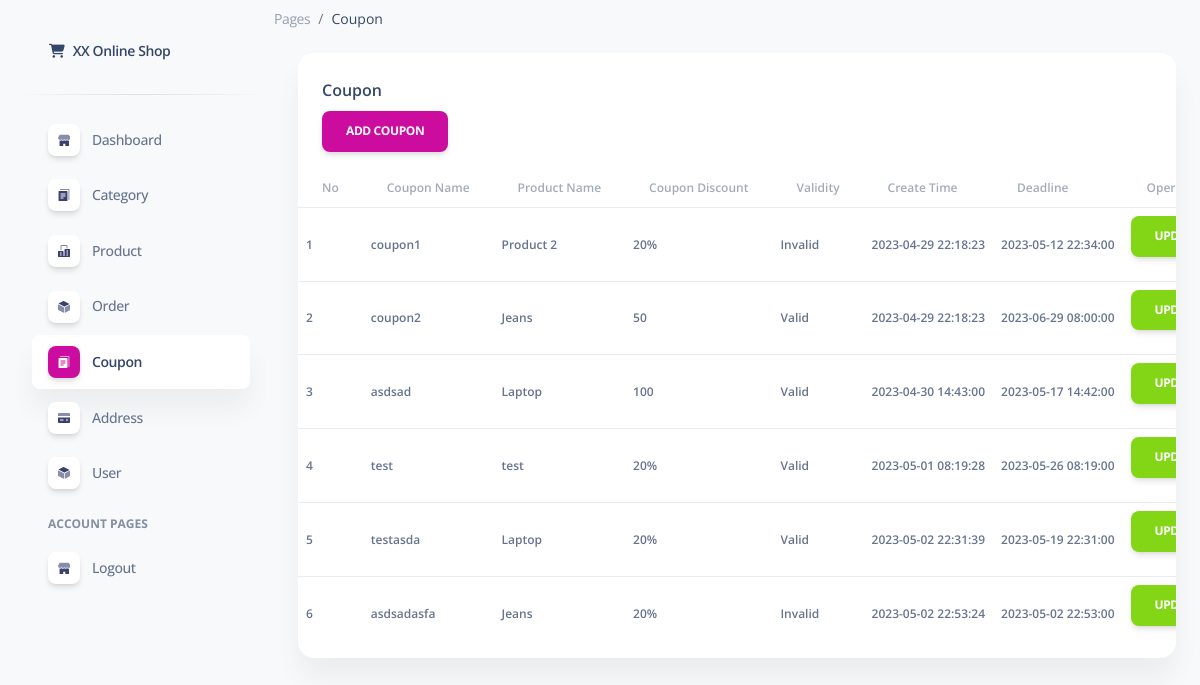
Page /pages/coupon.php (signed in) on the committed database.
### tables this page shows
CREATE TABLE `coupon` (
  `id_coupon` bigint(20) NOT NULL COMMENT '主键id',
  `product_name` varchar(255) DEFAULT NULL COMMENT 'product_name',
  `coupon_name` varchar(255) DEFAULT NULL COMMENT 'coupon_name',
  `discount` varchar(20) DEFAULT NULL COMMENT '打几折/减多少',
  `is_valid` tinyint(1) NOT NULL DEFAULT 0,
  `deadline` timestamp NULL DEFAULT current_timestamp(),
  `create_time` timestamp NULL DEFAULT current_timestamp() COMMENT '创建时间',
  `id_creator` bigint(20) NOT NULL DEFAULT 0,
  `is_delete` tinyint(1) NOT NULL DEFAULT 0 COMMENT '是否删除',
  `delete_time` timestamp NULL DEFAULT NULL COMMENT '删除时间'
);

### pages/coupon.php (the view, shortened to what this page needs)
<!DOCTYPE html>
<html lang="en">
<head>
  <link href="assets/css/nucleo-icons.css" rel="stylesheet" />
  <link href="assets/css/nucleo-svg.css" rel="stylesheet" />
  <link href="assets/css/nucleo-svg.css" rel="stylesheet" />
  <link id="pagestyle" href="assets/css/soft-ui-dashboard.css?v=1.0.3" rel="stylesheet" />
</head>
<body class="g-sidenav-show  bg-gray-100">
  <aside class="sidenav navbar navbar-vertical navbar-expand-xs border-0 border-radius-xl my-3 fixed-start ms-3 "
    id="sidenav-main">
    <div class="sidenav-header">
      <a class="navbar-brand m-0" href="https://demos.creative-tim.com/soft-ui-dashboard/pages/dashboard.html"
        target="_blank">
        <i class="fas fa-fw fa-shopping-cart"></i>
        <span class="ms-1 font-weight-bold">XX Online Shop</span>
      </a>
    </div>
    <hr class="horizontal dark mt-0">
    <div class="collapse navbar-collapse  w-auto  max-height-vh-100 h-100" id="sidenav-collapse-main">
      <ul class="navbar-nav">
        <li class="nav-item">
          <a class="nav-link  " href="../pages/dashboard.php">
            <div
              class="icon icon-shape icon-sm shadow border-radius-md bg-white text-center me-2 d-flex align-items-center justify-content-center">
            </div>
            <span class="nav-link-text ms-1">Dashboard</span>
          </a>
        </li>
        <li class="nav-item">
          <a class="nav-link  " href="../pages/category.php">
            <div
              class="icon icon-shape icon-sm shadow border-radius-md bg-white text-center me-2 d-flex align-items-center justify-content-center">
            </div>
            <span class="nav-link-text ms-1">Category</span>
          </a>
        </li>
        <li class="nav-item">
          <a class="nav-link  " href="../pages/product.php">
            <div
              class="icon icon-shape icon-sm shadow border-radius-md bg-white text-center me-2 d-flex align-items-center justify-content-center">
            </div>
            <span class="nav-link-text ms-1">Product</span>
          </a>
        </li>
        <li class="nav-item">
          <a class="nav-link  " href="../pages/order.php">
            <div
              class="icon icon-shape icon-sm shadow border-radius-md bg-white text-center me-2 d-flex align-items-center justify-content-center">
            </div>
            <span class="nav-link-text ms-1">Order</span>
          </a>
        </li>
        <li class="nav-item">
          <a class="nav-link  active" href="../pages/coupon.php">
            <div
              class="icon icon-shape icon-sm shadow border-radius-md bg-white text-center me-2 d-flex align-items-center justify-content-center">
            </div>
            <span class="nav-link-text ms-1">Coupon</span>
          </a>
        </li>
        <li class="nav-item">
          <a class="nav-link  " href="../pages/address.php">
            <div
              class="icon icon-shape icon-sm shadow border-radius-md bg-white text-center me-2 d-flex align-items-center justify-content-center">
            </div>
            <span class="nav-link-text ms-1">Address</span>
          </a>
        </li>
        <li class="nav-item">
          <a class="nav-link  " href="../pages/user.php">
            <div
              class="icon icon-shape icon-sm shadow border-radius-md bg-white text-center me-2 d-flex align-items-center justify-content-center">
            </div>
            <span class="nav-link-text ms-1">User</span>
          </a>
        </li>
        <li class="nav-item mt-3">
          <h6 class="ps-4 ms-2 text-uppercase text-xs font-weight-bolder opacity-6">Account pages</h6>
        </li>
        <li class="nav-item">
          <a class="nav-link  " href="../pages/logout.php">
            <div
              class="icon icon-shape icon-sm shadow border-radius-md bg-white text-center me-2 d-flex align-items-center justify-content-center">
            </div>
            <span class="nav-link-text ms-1">Logout</span>
          </a>
        </li>
      </ul>
    </div>
  </aside>
  <main class="main-content position-relative max-height-vh-100 h-100 mt-1 border-radius-lg ">
    <ol class="breadcrumb bg-transparent mb-0 pb-0 pt-1 px-0 me-sm-6 me-5">
      <li class="breadcrumb-item text-sm"><a class="opacity-5 text-dark" href="javascript:;">Pages</a></li>
      <li class="breadcrumb-item text-sm text-dark active" aria-current="page">Coupon</li>
    </ol>
    <div class="container-fluid py-4">
      <div class="row">
        <div class="col-12">
          <div class="card mb-4">
            <div class="card-header pb-0">
              <h6>Coupon</h6>
              <?php
              include "connect_db.php";
              $id_user = $_SESSION['id_user'];
              $query = "SELECT authority FROM user WHERE id_user = $id_user";
              $result = mysqli_query($conn, $query);
              if ($result) {
                $data_user = mysqli_fetch_assoc($result);
                $authority_level = $data_user['authority'];
                if ($authority_level == 2) {
                  echo '<button type="button" class="btn btn-primary" data-bs-toggle="modal" data-bs-target="#exampleModal">Add Coupon</button>';
                } else {
                  echo '<button type="button" class="btn btn-primary" onclick="alert(\'You do not have the authority to perform this action. Please log in with a super admin account.\');">Add Coupon</button>';
                }
              } else {
                echo '<p>Failed to retrieve user authority level.</p>';
              }
              ?>
            </div>
            <div class="card-body px-0 pt-0 pb-2">
              <div class="table-responsive p-0">
                <table class="table align-items-center mb-0">
                  <thead>
                    <tr class="text-xs font-weight-bold opacity-6">
                      <th>No</th>
                      <th class="align-middle text-left">Coupon Name</th>
                      <th class="align-middle text-left">Product Name</th>
                      <th class="align-middle text-left">Coupon Discount</th>
                      <th class="align-middle text-left">Validity</th>
                      <th class="align-middle text-left">Create Time</th>
                      <th class="align-middle text-left">Deadline</th>
                      <th class="align-middle text-left">Operation</th>
                    </tr>
                  </thead>
                  <tbody>
                    <?php
                    include "connect_db.php";
                    $qry_coupon = mysqli_query($conn, "SELECT id_coupon, coupon_name, product_name, discount, is_valid, create_time, deadline FROM coupon WHERE is_delete = 0");
                    $no = 0;
                    while ($data_coupon = mysqli_fetch_array($qry_coupon)) {
                      $no++;
                      ?>
                      <tr class="text-xs font-weight-bold">
                        <td class="align-middle text-left">
                          <?= $no ?>
                        </td>
                        <td class="align-middle text-left">
                          <?= $data_coupon['coupon_name'] ?>
                        </td>
                        <td class="align-middle text-left">
                          <?= $data_coupon['product_name'] ?>
                        </td>
                        <td class="align-middle text-left">
                          <?= $data_coupon['discount'] ?>
                        </td>
                        <td class="align-middle text-left">
                          <?= $data_coupon['is_valid'] ? 'Valid' : 'Invalid' ?>
                        </td>
                        <td class="align-middle text-left">
                          <?= $data_coupon['create_time'] ?>
                        </td>
                        <td class="align-middle text-left">
                          <?= $data_coupon['deadline'] ?>
                        </td>
                        <td class="text-xs font-weight-bold">
                          <?php
                          $id_user = $_SESSION['id_user'];
                          $query = "SELECT authority FROM user WHERE id_user = $id_user";
                          $result = mysqli_query($conn, $query);
                          if ($result) {
                            $data_user = mysqli_fetch_assoc($result);
                            $authority_level = $data_user['authority'];
                            if ($authority_level == 2) {
                              echo '<a class="btn btn-success" href="update_coupon.php?id_coupon=' . $data_coupon['id_coupon'] . '">Update</a>';
                              echo '<a href="delete_coupon.php?id_coupon=' . $data_coupon['id_coupon'] . '" onclick="return confirm(' . "'Are you sure you want to delete this data?'" . ')" class="btn btn-danger">Delete</a>';
                            } else {
                              echo '<a class="btn btn-success" href="#" onclick="alert(\'You do not have the authority to perform this action. Please log in with a super admin account.\');">Update</a>';
                            }
                          }
                          ?>
                        </td>
                      </tr>
                      <?php
                    }
                    ?>
                  </tbody>
                </table>
              </div>
            </div>
          </div>
        </div>
      </div>
</body>
</html>

### pages/assets/css/nucleo-svg.css (style rules this page uses)
.icon { display: inline-block; color: #111111; height: 1em; width: 1em; }
.icon-sm { height: 0.8em; width: 0.8em; }
.icon { fill: currentColor; stroke: none; }

### rows in the picture
coupon: coupon_name "coupon1", product_name "Product 2", discount "20%", is_valid "Invalid", create_time "2023-04-29 22:18:23", deadline "2023-05-12 22:34:00"
coupon: coupon_name "coupon2", product_name "Jeans", discount "50", is_valid "Valid", create_time "2023-04-29 22:18:23", deadline "2023-06-29 08:00:00"
coupon: coupon_name "asdsad", product_name "Laptop", discount "100", is_valid "Valid", create_time "2023-04-30 14:43:00", deadline "2023-05-17 14:42:00"
coupon: coupon_name "test", product_name "test", discount "20%", is_valid "Valid", create_time "2023-05-01 08:19:28", deadline "2023-05-26 08:19:00"
coupon: coupon_name "testasda", product_name "Laptop", discount "20%", is_valid "Valid", create_time "2023-05-02 22:31:39", deadline "2023-05-19 22:31:00"
coupon: coupon_name "asdsadasfa", product_name "Jeans", discount "20%", is_valid "Invalid", create_time "2023-05-02 22:53:24", deadline "2023-05-02 22:53:00"
